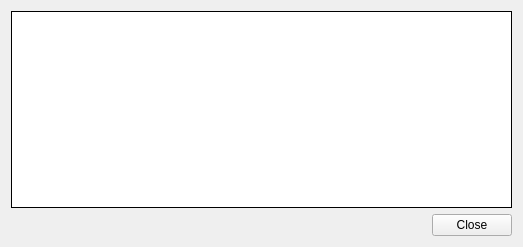
<?xml version="1.0" encoding="UTF-8"?>
<ui version="4.0">
 <class>DetailWindow</class>
 <widget class="QWidget" name="DetailWindow">
  <property name="geometry">
   <rect>
    <x>0</x>
    <y>0</y>
    <width>523</width>
    <height>247</height>
   </rect>
  </property>
  <property name="windowTitle">
   <string>Observation Station</string>
  </property>
  <layout class="QVBoxLayout" name="verticalLayout">
   <item>
    <widget class="DiagramView" name="stationView">
     <property name="layoutDirection">
      <enum>Qt::RightToLeft</enum>
     </property>
     <property name="frameShape">
      <enum>QFrame::Box</enum>
     </property>
     <property name="frameShadow">
      <enum>QFrame::Plain</enum>
     </property>
    </widget>
   </item>
   <item>
    <widget class="QPushButton" name="closeButton">
     <property name="sizePolicy">
      <sizepolicy hsizetype="Fixed" vsizetype="Fixed">
       <horstretch>0</horstretch>
       <verstretch>0</verstretch>
      </sizepolicy>
     </property>
     <property name="layoutDirection">
      <enum>Qt::RightToLeft</enum>
     </property>
     <property name="text">
      <string>Close</string>
     </property>
    </widget>
   </item>
  </layout>
 </widget>
 <customwidgets>
  <customwidget>
   <class>DiagramView</class>
   <extends>QGraphicsView</extends>
   <header location="global">DiagramView.h</header>
  </customwidget>
 </customwidgets>
 <resources/>
 <connections/>
</ui>
